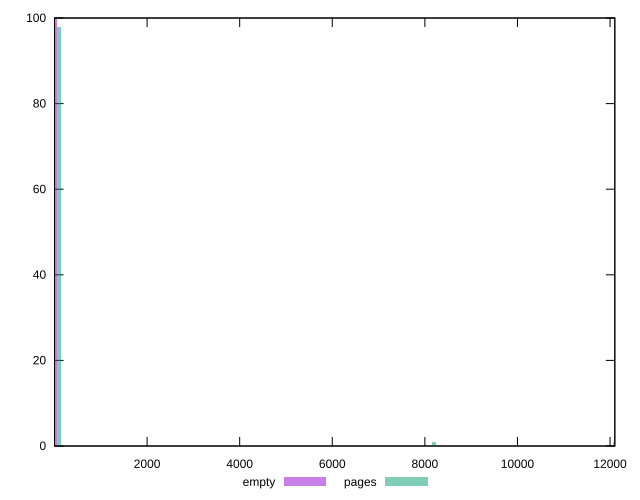

The gnuplot source for this figure:
reset

$empty <<EOF
0 100
EOF

$pages <<EOF
12115.349882661687 1
89.08345501957123 98
8195.677861800554 1
EOF

set key outside below
set boxwidth 89.08345501957123
set xrange [1.0739999999999998:12103.054]
set yrange [0:100]
set trange [0:100]
set style fill transparent solid 0.5 noborder
set terminal svg size 640, 500 enhanced background rgb 'white'
set output "report_00007_2020-12-11T15:55:29.892Z/server-response-time/comparison/histogram/0_vs_1.svg"

plot $empty title "empty" with boxes, \
     $pages title "pages" with boxes

reset
